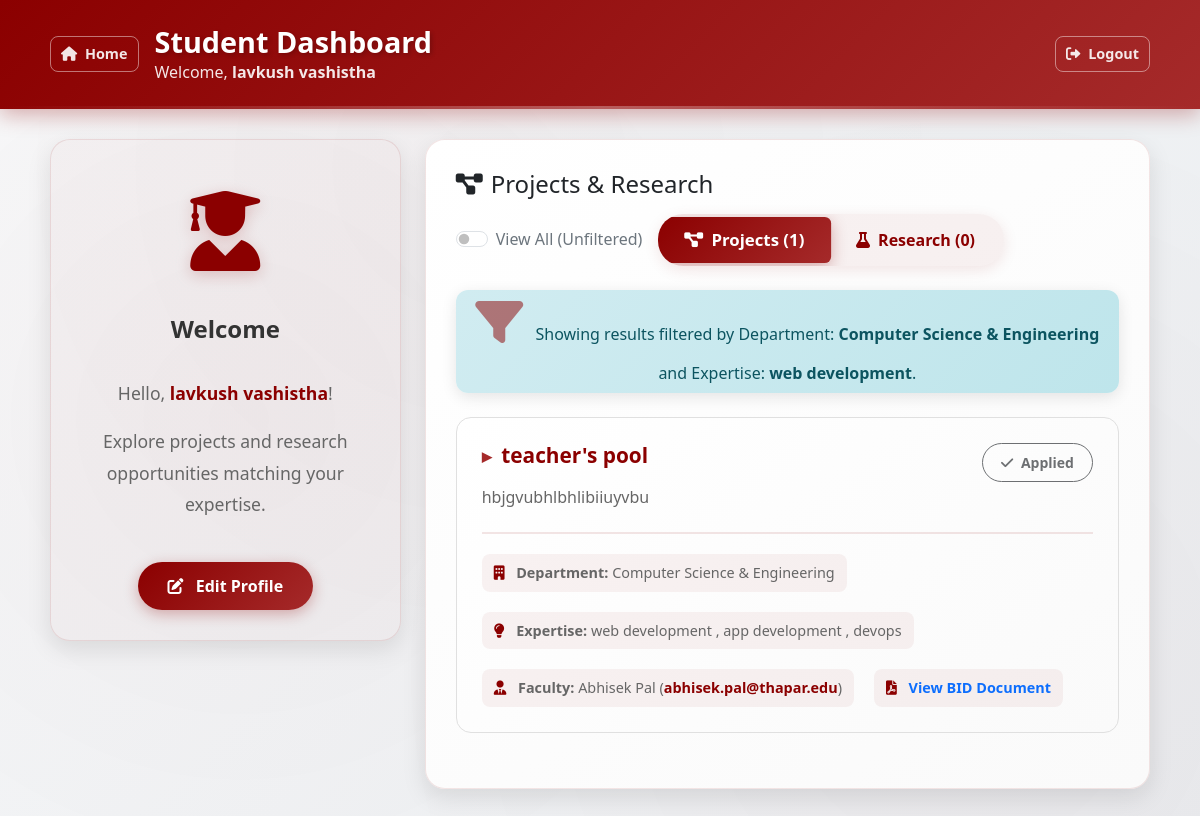
The page /student-dashboard.php (signed in) on the database its author committed.
### tables this page shows
CREATE TABLE `student` (
  `Student_ID` int(10) NOT NULL,
  `Name` varchar(50) NOT NULL,
  `email` varchar(150) NOT NULL,
  `password` varchar(200) NOT NULL,
  `phone` varchar(15) NOT NULL,
  `institute` varchar(250) NOT NULL,
  `department` varchar(200) NOT NULL,
  `expertise` varchar(1000) NOT NULL,
  `cv_path` varchar(255) DEFAULT NULL
);

CREATE TABLE `projects` (
  `id` int(10) NOT NULL,
  `name` varchar(300) NOT NULL,
  `description` varchar(2000) NOT NULL,
  `department_id` int(11) NOT NULL,
  `faculty_id` int(11) NOT NULL,
  `expertise` varchar(500) NOT NULL,
  `bid` varchar(1000) DEFAULT NULL,
  `type` enum('project','research') DEFAULT 'project'
);

CREATE TABLE `departments` (
  `id` int(11) NOT NULL,
  `department_name` varchar(255) NOT NULL
);

CREATE TABLE `faculty` (
  `faculty_id` int(11) NOT NULL,
  `first_name` varchar(50) DEFAULT NULL,
  `last_name` varchar(50) DEFAULT NULL,
  `department_id` int(11) DEFAULT NULL,
  `department` varchar(150) DEFAULT NULL,
  `Department_2` int(10) NOT NULL,
  `Department_3` int(10) NOT NULL,
  `email` varchar(150) DEFAULT NULL,
  `password` varchar(255) NOT NULL,
  `password1` varchar(255) NOT NULL,
  `expertise` text DEFAULT NULL,
  `is_guide` tinyint(1) DEFAULT NULL,
  `svh_start_time` varchar(20) NOT NULL,
  `svh_end_time` varchar(20) NOT NULL,
  `Image` varchar(200) NOT NULL,
  `CT` varchar(1000) NOT NULL
);

### student-dashboard.php (the view, shortened to what this page needs)
<?php
require_once 'db.php';
$student_id = $_SESSION['student_id'] ?? null;
$student_name = $_SESSION['student_name'] ?? "Student";
$student_data = null;
$projects = [];
$research = [];
$view_all = isset($_GET['view_all']) && $_GET['view_all'] === 'true';
try {
    $stmt = $pdo->prepare("SELECT Student_ID, Name, email, phone, institute, department, expertise, cv_path FROM student WHERE Student_ID = :student_id");
    $stmt->execute([':student_id' => $student_id]);
    $student_data = $stmt->fetch(PDO::FETCH_ASSOC);
    if ($student_data) {
        $applications_stmt = $pdo->prepare("SELECT project_id FROM project_applications WHERE student_id = :student_id");
        $applications_stmt->execute([':student_id' => $student_id]);
        $applied_projects = $applications_stmt->fetchAll(PDO::FETCH_COLUMN, 0);
        $student_department = $student_data['department'] ?? '';
        $student_expertise = $student_data['expertise'] ?? '';
        try { $pdo->exec("ALTER TABLE projects ADD COLUMN IF NOT EXISTS type ENUM('project', 'research') DEFAULT 'project'"); } catch (PDOException $e) {}
        $expertise_keywords = [];
        if ($student_expertise) {
            $expertise_keywords = array_map('trim', explode(',', strtolower($student_expertise)));
            $expertise_keywords = array_filter($expertise_keywords);
        }
        $buildQuery = function($type) use ($student_department, $expertise_keywords, $pdo, $view_all) {
            $sql = "
                SELECT
                    p.id, p.name, p.description, p.expertise, p.department_id, p.bid, p.type,
                    d.department_name,
                    f.first_name, f.last_name, f.email AS faculty_email, f.faculty_id
                FROM projects p
                LEFT JOIN departments d ON p.department_id = d.id
                LEFT JOIN faculty f ON p.faculty_id = f.faculty_id
                WHERE p.type = :type_val
            ";
            $params = [':type_val' => $type];
            $where_clauses = [];
            if (!$view_all) {
                if ($student_department) {
                    $where_clauses[] = "d.department_name = :dept_exact";
                    $params[':dept_exact'] = $student_department;
                }
                if (!empty($expertise_keywords)) {
                    $expertise_conditions = [];
                    foreach ($expertise_keywords as $idx => $keyword) {
                        if (!empty($keyword)) {
                            $param_key = ':expertise_' . $idx;
                            $expertise_conditions[] = "LOWER(p.expertise) LIKE " . $param_key;
                            $params[$param_key] = '%' . $keyword . '%';
                        }
                    }
                    if (!empty($expertise_conditions)) {
                        $where_clauses[] = "(" . implode(' OR ', $expertise_conditions) . ")";
                    }
                }
                if (!empty($where_clauses)) {
                    if ($student_department && !empty($expertise_keywords)) {
                        $sql .= " AND d.department_name = :dept_exact AND (" . implode(' OR ', $expertise_conditions) . ")";
                    } elseif ($student_department) {
                        $sql .= " AND d.department_name = :dept_exact";
                    } elseif (!empty($expertise_conditions)) {
                        $sql .= " AND (" . implode(' OR ', $expertise_conditions) . ")";
                    } else {
                        $sql .= " AND 1=0";
                    }
                } else {
                    $sql .= " AND 1=0";
                }
            }
            $sql .= " ORDER BY p.id DESC";
            $stmt = $pdo->prepare($sql);
            $stmt->execute($params);
            $results = $stmt->fetchAll(PDO::FETCH_ASSOC);
            $decoded_results = [];
            foreach ($results as $item) {
                $item['name'] = html_entity_decode($item['name'], ENT_QUOTES, 'UTF-8');
                $item['description'] = html_entity_decode($item['description'], ENT_QUOTES, 'UTF-8');
                $item['expertise'] = html_entity_decode($item['expertise'], ENT_QUOTES, 'UTF-8');
                $decoded_results[] = $item;
            }
            return $decoded_results;
        };
        if ($view_all || $student_department || $student_expertise) {
            $projects = $buildQuery('project');
            $research = $buildQuery('research');
        }
    } else {
        $db_error = "Student data not found.";
    }
} catch (PDOException $e) {
    error_log("Dashboard PDO Error: " . $e->getMessage());
    $db_error = "Database error occurred. Please try again later.";
}
?>
<!DOCTYPE html>
<html lang="en">
<head>
    <link href="https://cdn.jsdelivr.net/npm/bootstrap@5.3.2/dist/css/bootstrap.min.css" rel="stylesheet">
    <link rel="stylesheet" href="https://cdnjs.cloudflare.com/ajax/libs/font-awesome/6.0.0-beta3/css/all.min.css">
</head>
<body>
<header class="dashboard-header">
    <div class="d-flex align-items-center">
        <a href="index.php" class="back-link me-3">
            <i class="fas fa-home me-1"></i> Home
        </a>
        <div>
            <h1>Student Dashboard</h1>
            <p>Welcome, <strong><?= htmlspecialchars($student_name) ?></strong></p>
        </div>
    </div>
    <a href="student-logout.php" class="back-link">
        <i class="fas fa-sign-out-alt me-1"></i> Logout
    </a>
</header>
<div class="container-fluid content-area">
    <div class="row">
        <div class="col-12 col-md-4 mb-4">
            <div id="welcome-card" class="custom-card">
                <div class="welcome-icon">
                    <i class="fas fa-user-graduate"></i>
                </div>
                <h4>Welcome</h4>
                <div class="welcome-message">
                    <p>Hello, <strong><?= htmlspecialchars($student_name) ?></strong>!</p>
                    <p class="mt-3">Explore projects and research opportunities matching your expertise.</p>
                </div>
                <button type="button" class="btn edit-profile-btn" data-bs-toggle="modal" data-bs-target="#editProfileModal">
                    <i class="fas fa-edit me-2"></i> Edit Profile
                </button>
            </div>
        </div>
        <div class="col-12 col-md-8">
            <div class="custom-card">
                <div class="d-flex justify-content-between align-items-center mb-4 flex-wrap gap-3">
                    <h4 class="text-start mb-0">
                        <i class="fas fa-project-diagram me-2"></i>Projects & Research
                    </h4>
                    <div class="d-flex align-items-center gap-3">
                        <div class="form-check form-switch p-0">
                            <input class="form-check-input ms-0" type="checkbox" role="switch" id="viewAllSwitch"
                                onclick="toggleViewAll(this)" <?= $view_all ? 'checked' : '' ?>>
                            <label class="form-check-label text-sm text-secondary ms-2" for="viewAllSwitch">
                                View All (Unfiltered)
                            </label>
                        </div>
                        <div class="btn-group-projects" role="group">
                            <button type="button" class="btn active" id="btn-projects" onclick="showContent('projects')">
                                <i class="fas fa-project-diagram me-2"></i>Projects (<?= count($projects) ?>)
                            </button>
                            <button type="button" class="btn" id="btn-research" onclick="showContent('research')">
                                <i class="fas fa-flask me-2"></i>Research (<?= count($research) ?>)
                            </button>
                        </div>
                    </div>
                </div>
                <?php if (!$view_all): ?>
                    <div class="alert alert-info text-sm py-2 px-3 mb-4">
                        <i class="fas fa-filter me-2"></i>
                        Showing results filtered by Department: <strong><?= htmlspecialchars($student_data['department'] ?? 'N/A') ?></strong> and Expertise: <strong><?= htmlspecialchars($student_data['expertise'] ?? 'N/A') ?></strong>.
                    </div>
                <?php endif; ?>
                <div id="projects-list" class="content-section">
                    <?php if (empty($projects) && !$view_all && (empty($student_data['department']) || empty($student_data['expertise']))): ?>
                        <div class="alert alert-info text-center">
                            <i class="fas fa-info-circle me-2"></i>
                            Please update your profile with your department and expertise to see **relevant** projects. Or, check 'View All' to see everything.
                        </div>
                    <?php else: ?>
                        <?php foreach ($projects as $project):
                            $is_applied = in_array($project['id'], $applied_projects);
                        ?>
                        <div class="project-card">
                            <div class="d-flex justify-content-between align-items-start">
                                <h5><?= htmlspecialchars($project['name']) ?></h5>
                                <form method="POST" action="student-dashboard.php" onsubmit="return confirm('Confirm application for <?= htmlspecialchars($project['name']) ?>?');">
                                    <?php if ($is_applied): ?>
                                        <button type="button" class="btn btn-applied btn-sm" disabled>
                                            <i class="fas fa-check me-1"></i> Applied
                                        </button>
                                    <?php else: ?>
                                        <button type="submit" class="btn btn-apply btn-sm">
                                            <i class="fas fa-paper-plane me-1"></i> Apply Now
                                        </button>
                                    <?php endif; ?>
                                </form>
                            </div>
                            <div class="project-description">
                                <?= nl2br(htmlspecialchars($project['description'])) ?>
                            </div>
                            <div class="project-meta">
                                <?php if (!empty($project['department_name'])): ?>
                                    <span><i class="fas fa-building"></i> <strong>Department:</strong> <?= htmlspecialchars($project['department_name']) ?></span>
                                <?php endif; ?>
                                <?php if (!empty($project['expertise'])): ?>
                                    <span><i class="fas fa-lightbulb"></i> <strong>Expertise:</strong> <?= htmlspecialchars($project['expertise']) ?></span>
                                <?php endif; ?>
                                <?php if (!empty($project['first_name']) || !empty($project['last_name'])): ?>
                                    <span><i class="fas fa-user-tie"></i> <strong>Faculty:</strong>
                                        <?= htmlspecialchars(trim(($project['first_name'] ?? '') . ' ' . ($project['last_name'] ?? ''))) ?>
                                        <?php if (!empty($project['faculty_email'])): ?>
                                            (<a href="mailto:<?= htmlspecialchars($project['faculty_email']) ?>"><?= htmlspecialchars($project['faculty_email']) ?></a>)
                                        <?php endif; ?>
                                    </span>
                                <?php endif; ?>
                                <?php if (!empty($project['bid'])): ?>
                                    <span><i class="fas fa-file-pdf"></i>
                                        <a href="<?= htmlspecialchars($project['bid']) ?>" target="_blank" class="text-primary">View BID Document</a>
                                    </span>
                                <?php endif; ?>
                            </div>
                        </div>
                        <?php endforeach; ?>
                    <?php endif; ?>
                </div>
            </div>
        </div>
    </div>
</div>
</body>
</html>

### rows shown on the page
student: department "Computer Science & Engineering", expertise "web development"
projects: name "teacher's pool", shows "Applied", description "hbjgvubhlbhlibiiuyvbu", department.department_name "Computer Science & Engineering", expertise "web development , app development , devops", faculty.last_name "Abhisek Pal", faculty.email "abhisek.pal@thapar.edu"

### other values the page prints
$student_name "lavkush vashistha"
count($projects) "1"
count($research) "0"
